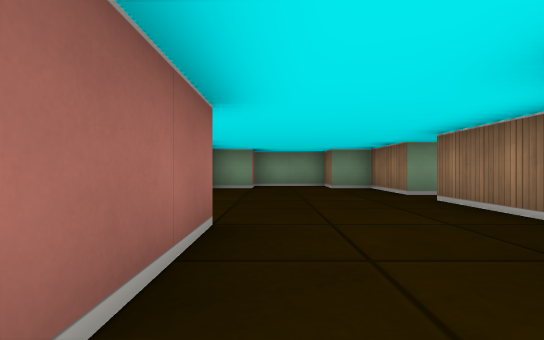
view 1 (above)

23 first-person views from a walk through a cub3D ray-caster map. The camera is about half as high as the walls, looks level and sees 85° across. The floor is counted in squares. Each view is taken from the middle of a square. On the plan, view 1 faces up. The plan holds only what a view shows up to about 9 squares ahead; the rest is blank.

view 2
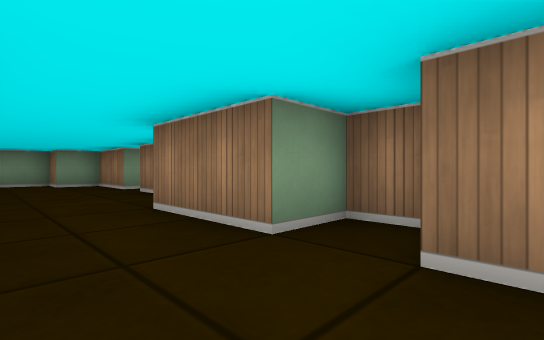

view 3
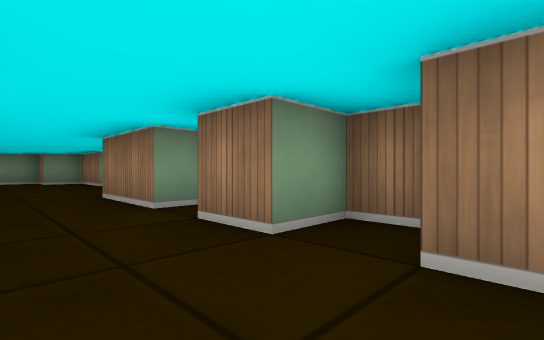

view 4
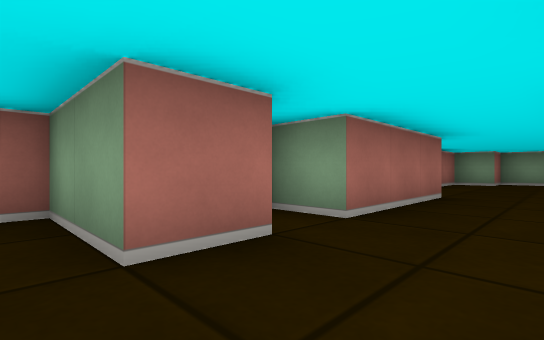

view 5
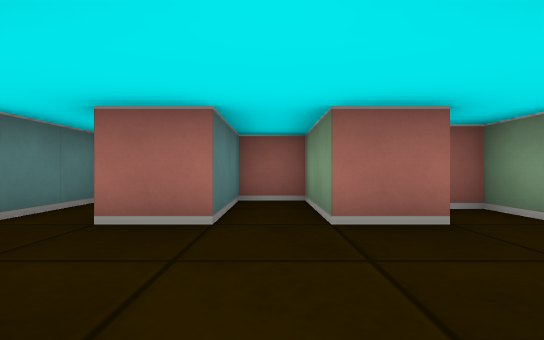

view 6
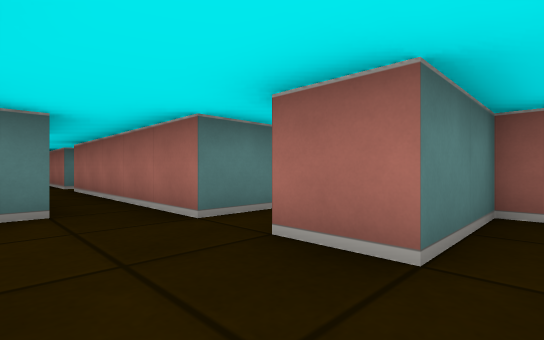

view 7
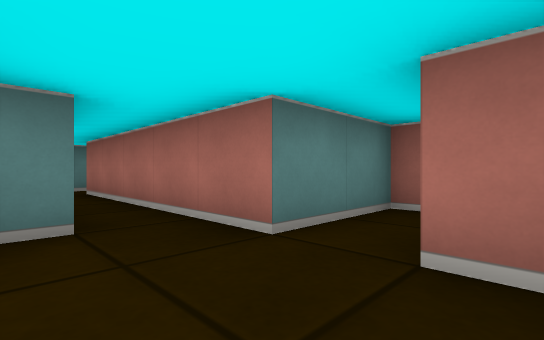

view 8
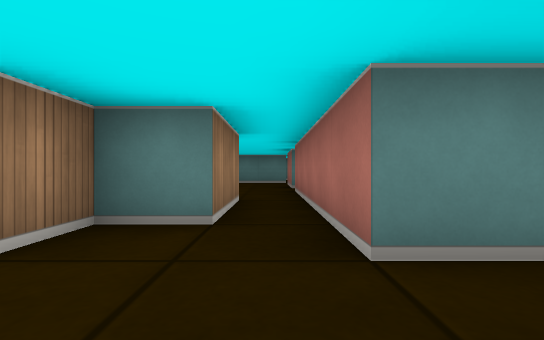

view 9
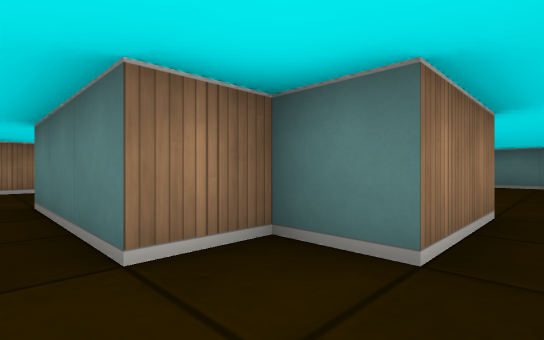

view 10
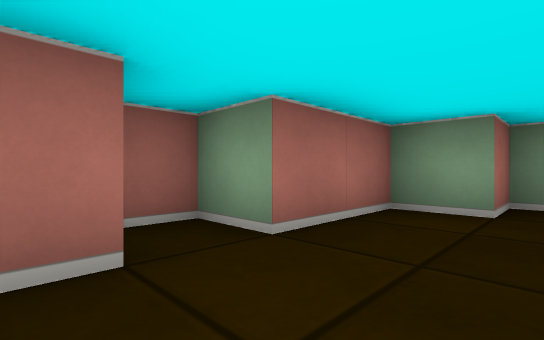

view 11
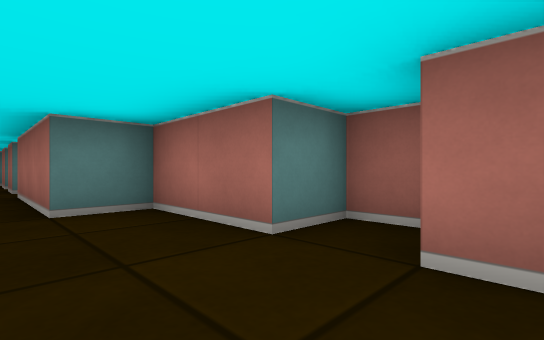

view 12
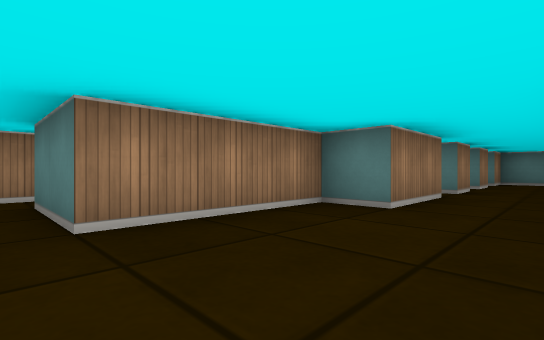

view 13
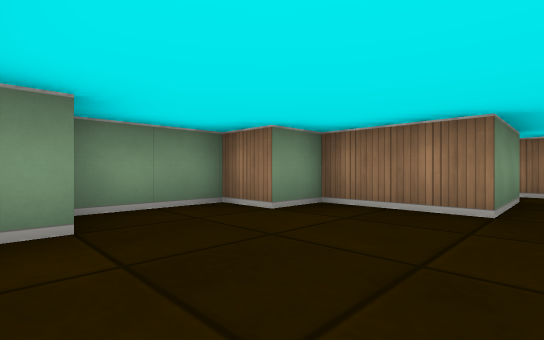

view 14
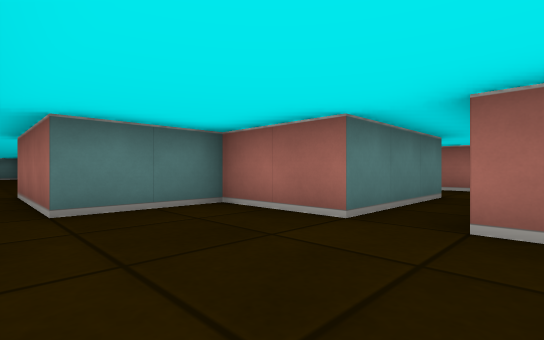

view 15
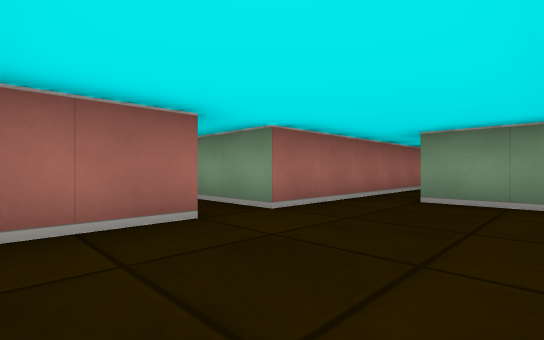

view 16
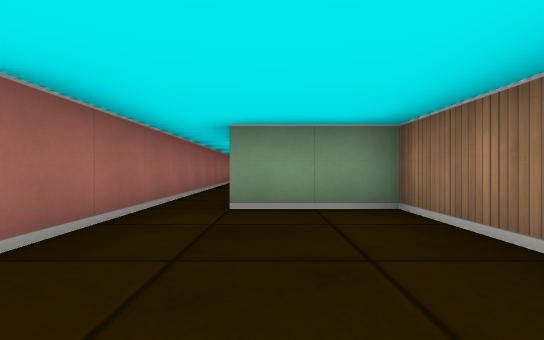

view 17
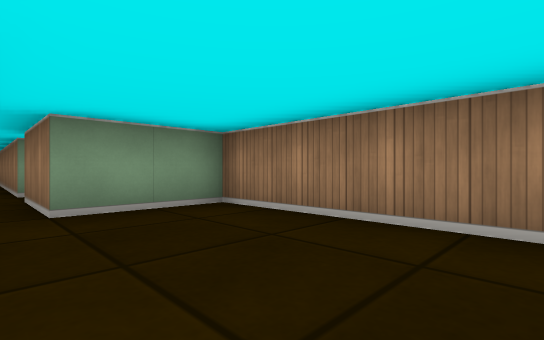

view 18
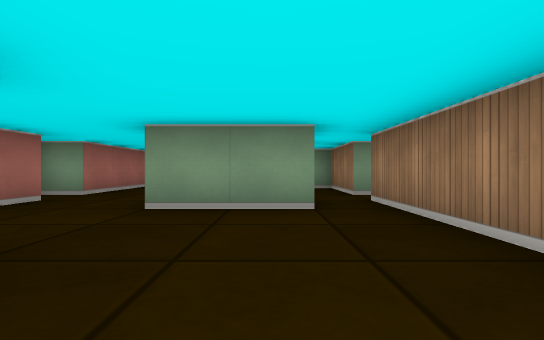

view 19
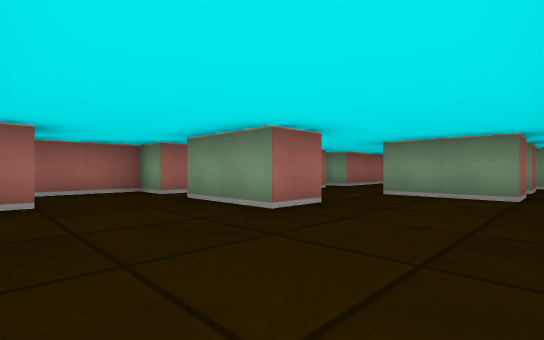

view 20
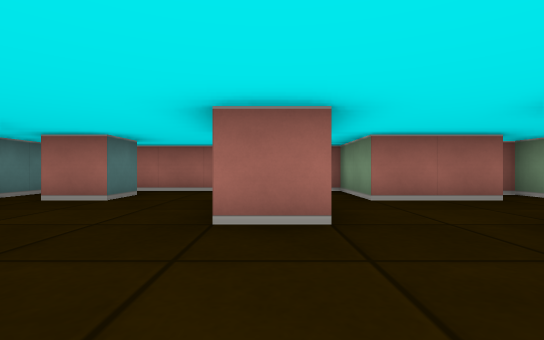

view 21
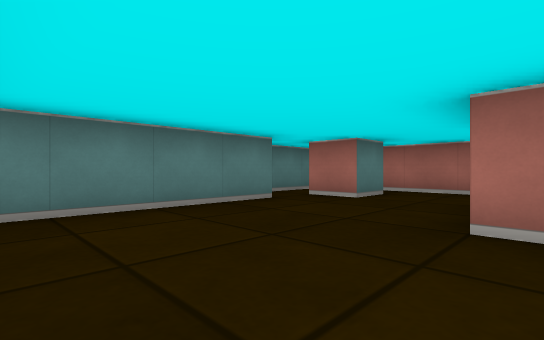

view 22
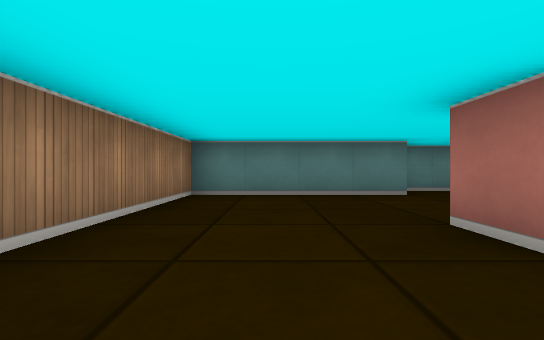

view 23
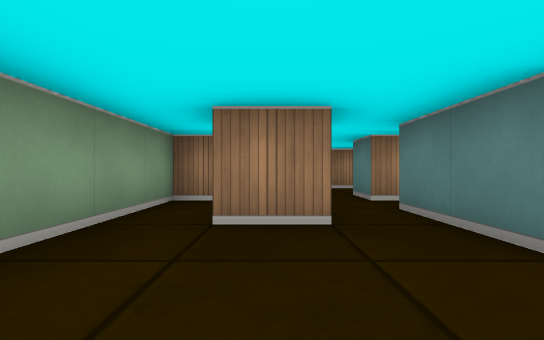

### Floor plan
Points are (right, up) in squares from view 1. A wall is a line through its corners. A room is listed if a view was taken in it or the views show most of it. See-through windows are left out.
Room 1 (views 1, 10, 11, 12, 13)
walls: (2.5, 5.5) (2.5, 7.5) (1.5, 7.5) (1.5, 8.5) (-0.5, 8.5) (-0.5, 7.5) (-1.5, 7.5) (-1.5, 5.5) (-2.5, 5.5) (-2.5, 4.5) (-1.5, 4.5) (-1.5, 2.5) (-0.5, 2.5) (-0.5, -0.5) (-1.5, -0.5) (-1.5, -1); (2.5, -1.2) (2.5, -0.5) (1.5, -0.5) (1.5, 1.5) (2.5, 1.5) (2.5, 4.5)
ways out: opening at (0.5, -2) to room 2; opening at (3.5, 5)
Room 2 (views 2, 3, 4, 5, 6, 7, 8)
walls: (-0.5, -1.5) (-0.5, -2.5) (-2.5, -2.5) (-2.5, -3.5) (-0.5, -3.5) (-0.5, -4.5); (1.5, -4.5) (1.5, -3.5); (2.5, -3.2) (2.5, -2.5) (1.5, -2.5) (1.5, -1.5)
ways out: opening at (0.5, -2) to room 1; opening at (0.5, -4) to room 3
Room 3 (view 9)
walls: (-2.5, -5.5) (-0.5, -5.5) (-0.5, -8.5); (0.5, -8.5) (0.5, -6.5) (1.5, -6.5) (1.5, -5.5)
ways out: opening at (0.5, -4) to room 2; opening at (2, -5) to room 4; opening at (0, -9) to room 6
Room 4 (views 14, 15, 16, 17)
walls: (7.5, -6) (7.5, -2.5) (5.5, -2.5) (5.5, -0.5); (1.5, -5.5) (4.5, -5.5) (4.5, -7.5) (6.5, -7.5); (4.5, -0.5) (4.5, -4.5) (2.8, -4.5)
ways out: opening at (2, -5) to room 3; opening at (5, -1.5); opening at (7, -8.5)
Room 5 (views 18, 19, 20, 21, 22)
walls: (0.4, -14.5) (1.5, -14.5) (1.5, -15.5) (-0.5, -15.5); (0.5, -18.5) (4.5, -18.5) (4.5, -12.5); (-1.5, -14.9) (-1.5, -15.5) (-2.5, -15.5) (-2.5, -18); (-1.5, -17.5) (-0.5, -17.5) (-0.5, -18.5); (-0.5, -12.6) (-0.5, -13.5) (-2.5, -13.5); (3.5, -12.5) (1.5, -12.5); (-1.9, -19.5) (0.1, -19.5)
ways out: opening at (0.5, -12) to room 6; opening at (4, -12) to room 6
Room 6 (view 23)
walls: (2.5, -10.6) (2.5, -9.5); (1.6, -11.5) (3.5, -11.5) (3.5, -12.5); (3.5, -9.6) (3.5, -10.5); (4.5, -10.5) (4.5, -8.5) (1.6, -8.5); (-0.5, -11.4) (-0.5, -12.6); (-0.5, -8.5) (-0.5, -10.5) (-1.5, -10.5); (4.5, -12.5) (4.5, -11.5)
ways out: opening at (0, -9) to room 3; opening at (0.5, -12) to room 5; opening at (4, -12) to room 5; opening at (5, -11)

Where each view was taken, in squares from view 1:
view 1: 0 up, 0 right, facing up
view 2: 2 down, 0 right, facing up-right
view 3: 4 down, 0 right, facing up-right
view 4: 3 down, 1 right, facing up-left
view 5: 3 down, 2 right, facing left
view 6: 3 down, 1 right, facing down-left
view 7: 4 down, 1 right, facing down-left
view 8: 4 down, 0 right, facing down
view 9: 5 down, 0 right, facing down-right
view 10: 4 up, 0 right, facing up-left
view 11: 6 up, 0 right, facing down-left
view 12: 5 up, 0 right, facing down-right
view 13: 5 up, 1 left, facing up-right
view 14: 4 down, 7 right, facing down-left
view 15: 7 down, 7 right, facing up-left
view 16: 6 down, 6 right, facing up
view 17: 6 down, 5 right, facing up-right
view 18: 16 down, 3 right, facing up
view 19: 18 down, 4 right, facing up-left
view 20: 15 down, 4 right, facing left
view 21: 15 down, 4 right, facing down-left
view 22: 13 down, 3 right, facing down
view 23: 10 down, 0 right, facing right
